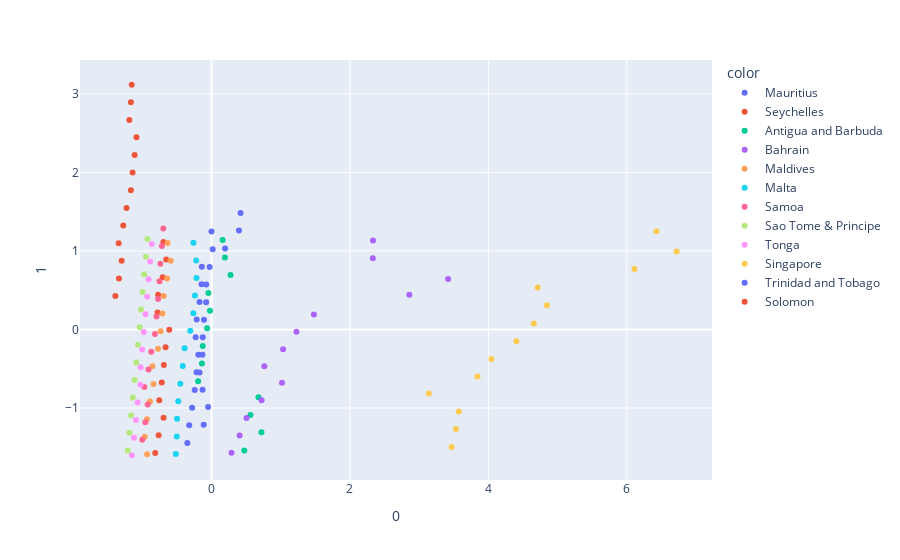

Write notebook code for a chart like this one.
### Code cell
import plotly.express as px
fig = px.scatter(principalComponents, x=0, y=1, color=dfs['country'].values)
fig.show()

### Figure 1 — Plotly figure (JSON) as saved in the notebook; plotly's stock layout.template omitted (floating-point values rounded to 4 significant figures)
{"data": [{"hovertemplate": "color=Mauritius<br>0=%{x}<br>1=%{y}<extra></extra>", "legendgroup": "Mauritius", "marker": {"color": "#636efa", "symbol": "circle"}, "mode": "markers", "name": "Mauritius", "orientation": "v", "showlegend": true, "type": "scatter", "x": [-0.3488, -0.3218, -0.2798, -0.2428, -0.1722, -0.131, -0.1267, -0.1089, -0.0779, -0.07599, -0.02721, 0.01729, -0.0002295], "xaxis": "x", "y": [-1.444, -1.22, -0.9956, -0.7713, -0.5463, -0.322, -0.09869, 0.1239, 0.3482, 0.5727, 0.7966, 1.021, 1.247], "yaxis": "y"}, {"hovertemplate": "color=Seychelles<br>0=%{x}<br>1=%{y}<extra></extra>", "legendgroup": "Seychelles", "marker": {"color": "#EF553B", "symbol": "circle"}, "mode": "markers", "name": "Seychelles", "orientation": "v", "showlegend": true, "type": "scatter", "x": [-0.8126, -0.7642, -0.692, -0.7547, -0.7186, -0.6879, -0.6631, -0.6103, -0.7791, -0.7711, -0.7055, -0.6541, -0.6952], "xaxis": "x", "y": [-1.572, -1.348, -1.122, -0.9001, -0.6757, -0.4515, -0.2274, -0.0029, 0.217, 0.4408, 0.6657, 0.8902, 1.114], "yaxis": "y"}, {"hovertemplate": "color=Antigua and Barbuda<br>0=%{x}<br>1=%{y}<extra></extra>", "legendgroup": "Antigua and Barbuda", "marker": {"color": "#00cc96", "symbol": "circle"}, "mode": "markers", "name": "Antigua and Barbuda", "orientation": "v", "showlegend": true, "type": "scatter", "x": [0.4739, 0.7211, 0.5628, 0.6782, -0.1933, -0.1378, -0.1262, -0.06304, -0.02161, -0.04466, 0.2745, 0.1937, 0.1605], "xaxis": "x", "y": [-1.539, -1.31, -1.09, -0.8635, -0.6593, -0.4343, -0.2104, 0.01459, 0.2392, 0.4628, 0.6936, 0.9147, 1.138], "yaxis": "y"}, {"hovertemplate": "color=Bahrain<br>0=%{x}<br>1=%{y}<extra></extra>", "legendgroup": "Bahrain", "marker": {"color": "#ab63fa", "symbol": "circle"}, "mode": "markers", "name": "Bahrain", "orientation": "v", "showlegend": true, "type": "scatter", "x": [0.2894, 0.4061, 0.506, 0.7239, 1.019, 0.7642, 1.035, 1.227, 1.48, 2.858, 3.419, 2.331, 2.333], "xaxis": "x", "y": [-1.568, -1.348, -1.128, -0.8995, -0.6795, -0.4693, -0.2512, -0.02915, 0.1911, 0.4436, 0.6412, 0.9077, 1.134], "yaxis": "y"}, {"hovertemplate": "color=Maldives<br>0=%{x}<br>1=%{y}<extra></extra>", "legendgroup": "Maldives", "marker": {"color": "#FFA15A", "symbol": "circle"}, "mode": "markers", "name": "Maldives", "orientation": "v", "showlegend": true, "type": "scatter", "x": [-0.93, -0.9649, -0.9323, -0.8887, -0.8376, -0.8536, -0.7725, -0.7346, -0.7086, -0.6906, -0.6422, -0.5883, -0.6338], "xaxis": "x", "y": [-1.588, -1.366, -1.141, -0.9178, -0.6937, -0.4675, -0.2447, -0.02112, 0.203, 0.4274, 0.6505, 0.8736, 1.1], "yaxis": "y"}, {"hovertemplate": "color=Malta<br>0=%{x}<br>1=%{y}<extra></extra>", "legendgroup": "Malta", "marker": {"color": "#19d3f3", "symbol": "circle"}, "mode": "markers", "name": "Malta", "orientation": "v", "showlegend": true, "type": "scatter", "x": [-0.5151, -0.5019, -0.4977, -0.4799, -0.4507, -0.4148, -0.3882, -0.3057, -0.2623, -0.2395, -0.2168, -0.2204, -0.2606], "xaxis": "x", "y": [-1.586, -1.362, -1.138, -0.9135, -0.6896, -0.4653, -0.2405, -0.01651, 0.2075, 0.4331, 0.6552, 0.8778, 1.103], "yaxis": "y"}, {"hovertemplate": "color=Samoa<br>0=%{x}<br>1=%{y}<extra></extra>", "legendgroup": "Samoa", "marker": {"color": "#FF6692", "symbol": "circle"}, "mode": "markers", "name": "Samoa", "orientation": "v", "showlegend": true, "type": "scatter", "x": [-0.9994, -0.9563, -0.9219, -0.9704, -0.9098, -0.8699, -0.8169, -0.7947, -0.7709, -0.7517, -0.7383, -0.7156, -0.6963], "xaxis": "x", "y": [-1.404, -1.18, -0.9554, -0.7328, -0.5079, -0.2835, -0.05877, 0.1653, 0.3894, 0.6134, 0.8374, 1.062, 1.286], "yaxis": "y"}, {"hovertemplate": "color=Sao Tome & Principe<br>0=%{x}<br>1=%{y}<extra></extra>", "legendgroup": "Sao Tome & Principe", "marker": {"color": "#B6E880", "symbol": "circle"}, "mode": "markers", "name": "Sao Tome & Principe", "orientation": "v", "showlegend": true, "type": "scatter", "x": [-1.21, -1.186, -1.162, -1.137, -1.111, -1.086, -1.062, -1.037, -1.019, -0.9949, -0.9722, -0.9476, -0.9251], "xaxis": "x", "y": [-1.54, -1.315, -1.091, -0.8671, -0.6429, -0.4188, -0.1946, 0.02967, 0.2537, 0.4779, 0.7021, 0.9263, 1.15], "yaxis": "y"}, {"hovertemplate": "color=Tonga<br>0=%{x}<br>1=%{y}<extra></extra>", "legendgroup": "Tonga", "marker": {"color": "#FF97FF", "symbol": "circle"}, "mode": "markers", "name": "Tonga", "orientation": "v", "showlegend": true, "type": "scatter", "x": [-1.15, -1.12, -1.093, -1.066, -1.026, -1.023, -1.001, -0.9766, -0.9531, -0.9299, -0.9084, -0.8855, -0.8639], "xaxis": "x", "y": [-1.601, -1.377, -1.152, -0.9283, -0.7037, -0.4801, -0.2559, -0.03181, 0.1923, 0.4164, 0.6406, 0.8647, 1.089], "yaxis": "y"}, {"hovertemplate": "color=Singapore<br>0=%{x}<br>1=%{y}<extra></extra>", "legendgroup": "Singapore", "marker": {"color": "#FECB52", "symbol": "circle"}, "mode": "markers", "name": "Singapore", "orientation": "v", "showlegend": true, "type": "scatter", "x": [3.469, 3.531, 3.572, 3.141, 3.843, 4.043, 4.404, 4.657, 4.845, 4.713, 6.111, 6.72, 6.428], "xaxis": "x", "y": [-1.496, -1.268, -1.043, -0.8147, -0.5985, -0.3762, -0.1497, 0.07659, 0.3091, 0.5349, 0.7691, 0.9917, 1.25], "yaxis": "y"}, {"hovertemplate": "color=Trinidad and Tobago<br>0=%{x}<br>1=%{y}<extra></extra>", "legendgroup": "Trinidad and Tobago", "marker": {"color": "#636efa", "symbol": "circle"}, "mode": "markers", "name": "Trinidad and Tobago", "orientation": "v", "showlegend": true, "type": "scatter", "x": [-0.1124, -0.04901, -0.1289, -0.2153, -0.1906, -0.2291, -0.2137, -0.1729, -0.1437, -0.1393, 0.1972, 0.3974, 0.4199], "xaxis": "x", "y": [-1.213, -0.9876, -0.7657, -0.5443, -0.3204, -0.09793, 0.1261, 0.3509, 0.5753, 0.7993, 1.031, 1.259, 1.483], "yaxis": "y"}, {"hovertemplate": "color=Solomon<br>0=%{x}<br>1=%{y}<extra></extra>", "legendgroup": "Solomon", "marker": {"color": "#EF553B", "symbol": "circle"}, "mode": "markers", "name": "Solomon", "orientation": "v", "showlegend": true, "type": "scatter", "x": [-1.389, -1.337, -1.298, -1.342, -1.275, -1.228, -1.165, -1.14, -1.111, -1.084, -1.187, -1.165, -1.153], "xaxis": "x", "y": [0.4251, 0.6499, 0.8745, 1.097, 1.323, 1.547, 1.773, 1.997, 2.221, 2.445, 2.667, 2.891, 3.115], "yaxis": "y"}], "layout": {"legend": {"title": {"text": "color"}, "tracegroupgap": 0}, "margin": {"t": 60}, "xaxis": {"anchor": "y", "domain": [0, 1], "title": {"text": "0"}}, "yaxis": {"anchor": "x", "domain": [0, 1], "title": {"text": "1"}}}}
